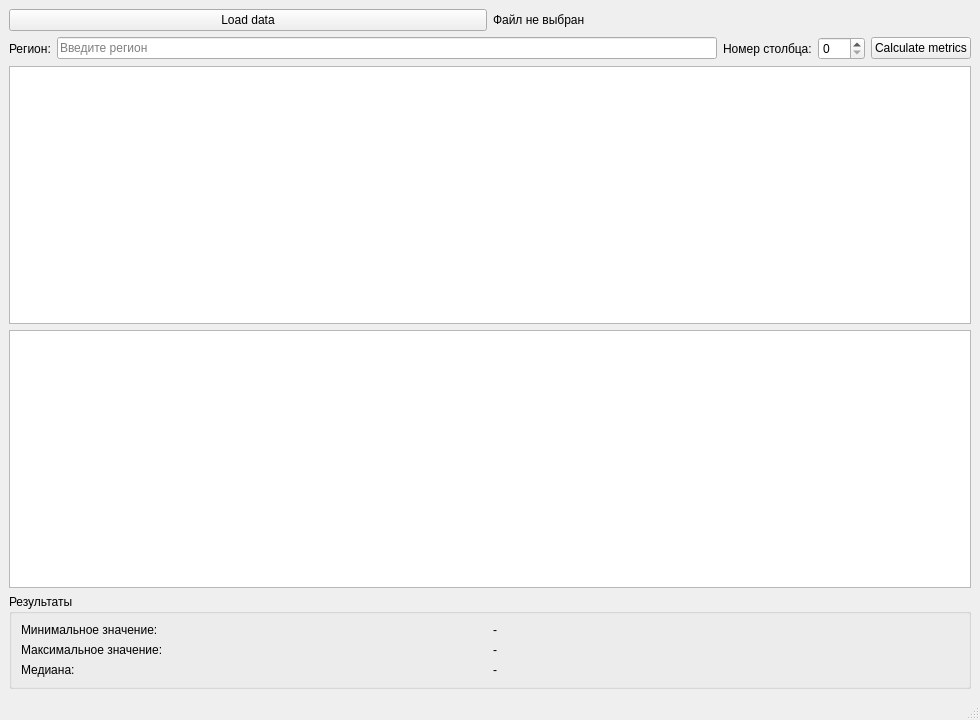
<?xml version="1.0" encoding="UTF-8"?>
<ui version="4.0">
 <class>MainWindow</class>
 <widget class="QMainWindow" name="MainWindow">
  <property name="geometry">
   <rect>
    <x>0</x>
    <y>0</y>
    <width>980</width>
    <height>720</height>
   </rect>
  </property>
  <property name="windowTitle">
   <string>CSV Metrics Calculator</string>
  </property>
  <widget class="QWidget" name="centralwidget">
   <layout class="QVBoxLayout" name="mainVerticalLayout">
    <item>
     <layout class="QHBoxLayout" name="topHorizontalLayout">
      <item>
       <widget class="QPushButton" name="loadFileButton">
        <property name="text">
         <string>Load data</string>
        </property>
       </widget>
      </item>
      <item>
       <widget class="QLabel" name="filenameLabel">
        <property name="text">
         <string>Файл не выбран</string>
        </property>
       </widget>
      </item>
     </layout>
    </item>
    <item>
     <layout class="QHBoxLayout" name="inputHorizontalLayout">
      <item>
       <widget class="QLabel" name="regionLabel">
        <property name="text">
         <string>Регион:</string>
        </property>
       </widget>
      </item>
      <item>
       <widget class="QLineEdit" name="regionInput">
        <property name="placeholderText">
         <string>Введите регион</string>
        </property>
       </widget>
      </item>
      <item>
       <widget class="QLabel" name="numColumnLabel">
        <property name="text">
         <string>Номер столбца:</string>
        </property>
       </widget>
      </item>
      <item>
       <widget class="QSpinBox" name="columnInput">
        <property name="minimum">
         <number>0</number>
        </property>
        <property name="maximum">
         <number>999</number>
        </property>
        <property name="value">
         <number>0</number>
        </property>
       </widget>
      </item>
      <item>
       <widget class="QPushButton" name="calculateButton">
        <property name="text">
         <string>Calculate metrics</string>
        </property>
       </widget>
      </item>
     </layout>
    </item>
    <item>
     <widget class="QTableWidget" name="tableWidget"/>
    </item>
    <item>
     <widget class="QGraphicsView" name="chartView"/>
    </item>
    <item>
     <widget class="QGroupBox" name="resultsGroupBox">
      <property name="title">
       <string>Результаты</string>
      </property>
      <layout class="QGridLayout">
       <item row="0" column="0">
        <widget class="QLabel" name="NEminimumLabel">
         <property name="text">
          <string>Минимальное значение:</string>
         </property>
        </widget>
       </item>
       <item row="3" column="0">
        <widget class="QLabel" name="NEmaximumLabel">
         <property name="text">
          <string>Максимальное значение:</string>
         </property>
        </widget>
       </item>
       <item row="0" column="1">
        <widget class="QLabel" name="minimumLabel">
         <property name="text">
          <string>-</string>
         </property>
        </widget>
       </item>
       <item row="4" column="0">
        <widget class="QLabel" name="NEmedianLabel">
         <property name="text">
          <string>Медиана:</string>
         </property>
        </widget>
       </item>
       <item row="4" column="1">
        <widget class="QLabel" name="medianLabel">
         <property name="text">
          <string>-</string>
         </property>
        </widget>
       </item>
       <item row="3" column="1">
        <widget class="QLabel" name="maximumLabel">
         <property name="text">
          <string>-</string>
         </property>
        </widget>
       </item>
      </layout>
     </widget>
    </item>
   </layout>
  </widget>
  <widget class="QStatusBar" name="statusbar"/>
 </widget>
 <resources/>
 <connections/>
</ui>
